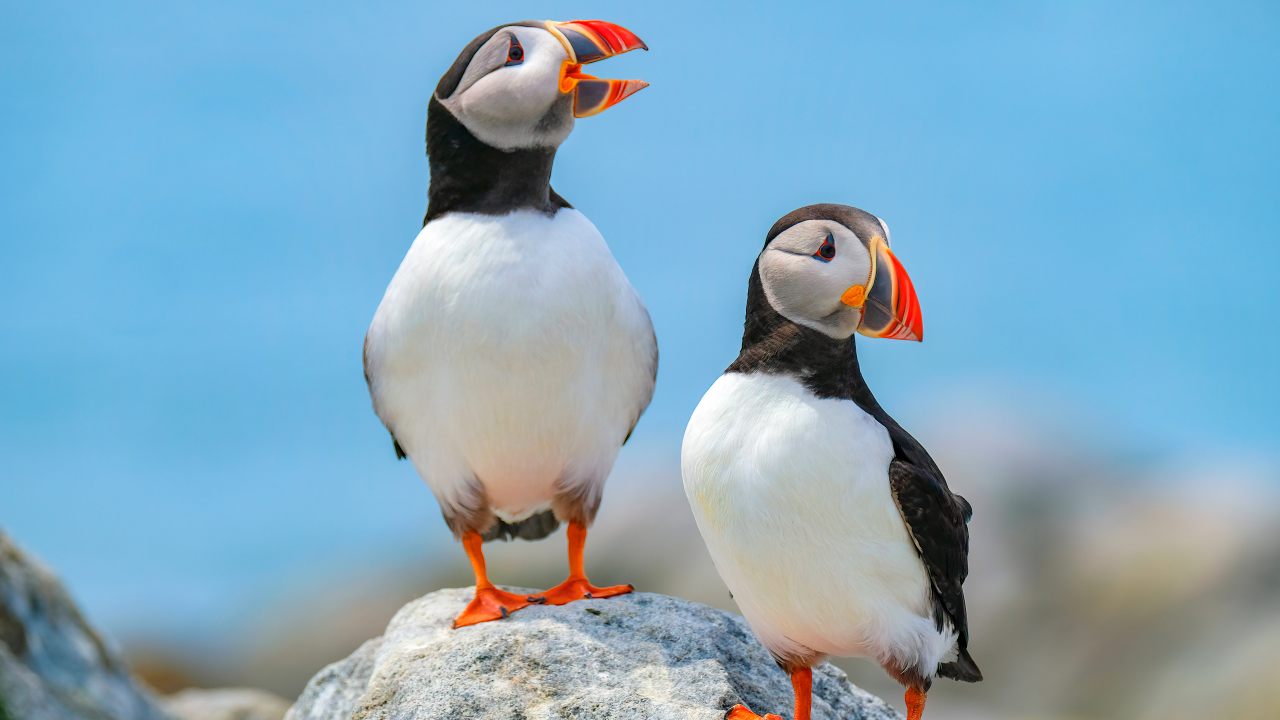
#> input picture CV_Practice/test.jpg, 3840 x 2160 px (shown at 1/3 size)
$ python 02_edge_detection.py
#> lines starting #> are read from the running program, lines starting #| are printed output that depends on the picture; after the words box and inside, x2 and y2 are one past the last pixel; in counts of white or black regions, pixels touching at a corner belong together
import cv2

img_color = cv2.imread('test.jpg')
#> img_color is the input picture: shape (2160, 3840, 3); mean B, G, R 191, 169.5, 131.4

if img_color is None:
    print("이미지를 찾을 수 없습니다.")
else:
    img_color_small = cv2.resize(img_color, (0,0), fx=0.25,fy=0.25)
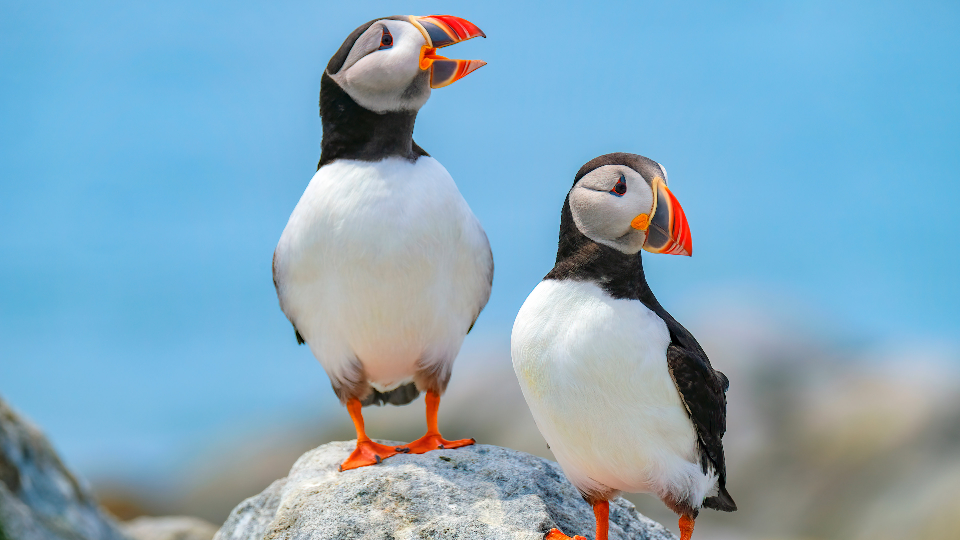
#> img_color_small: shape (540, 960, 3); mean B, G, R 191.1, 169.7, 131.6
    img_gray_small = cv2.cvtColor(img_color_small, cv2.COLOR_BGR2GRAY)
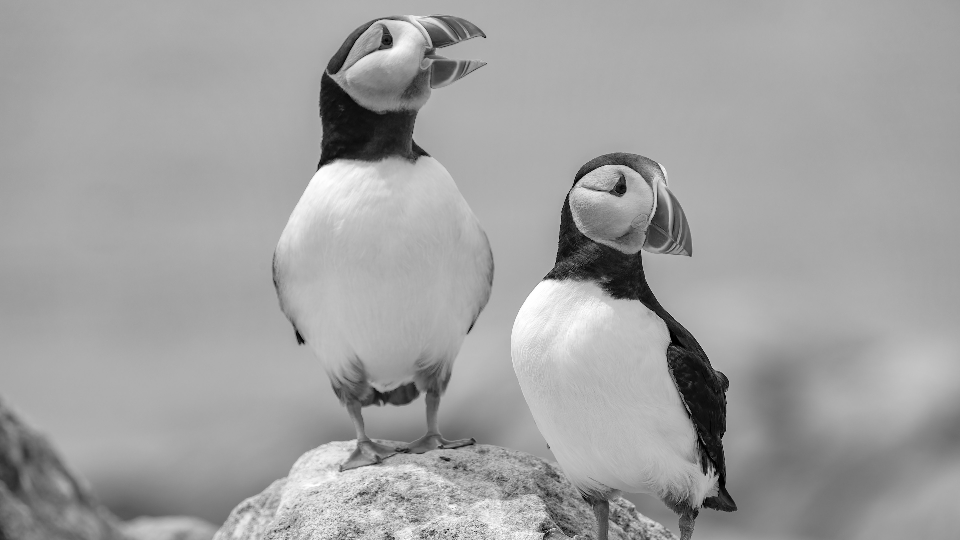
#> img_gray_small: shape (540, 960); min 0, max 255, mean 160.7

    # Canny 알고리즘으로 윤곽선 추출 (최소 임계값100, 최대 임계값 200)
    edges = cv2.Canny(img_gray_small, 100, 200)
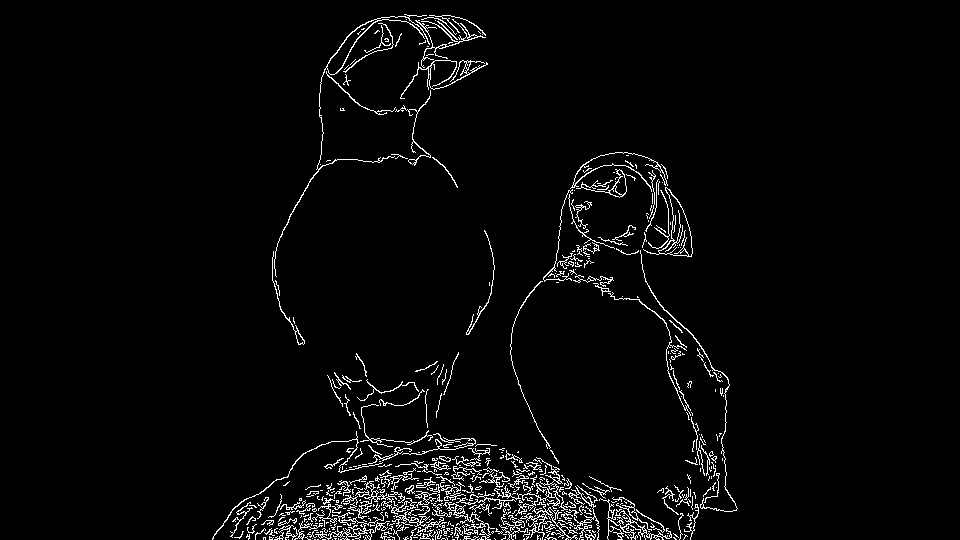
#> edges: shape (540, 960); 3.2% white in thin lines or dots, all inside (x1, y1, x2, y2) = (212, 14, 738, 540)

    cv2.imshow('Canny Edges', edges)

    cv2.waitKey(0)
    cv2.destroyAllWindows()
